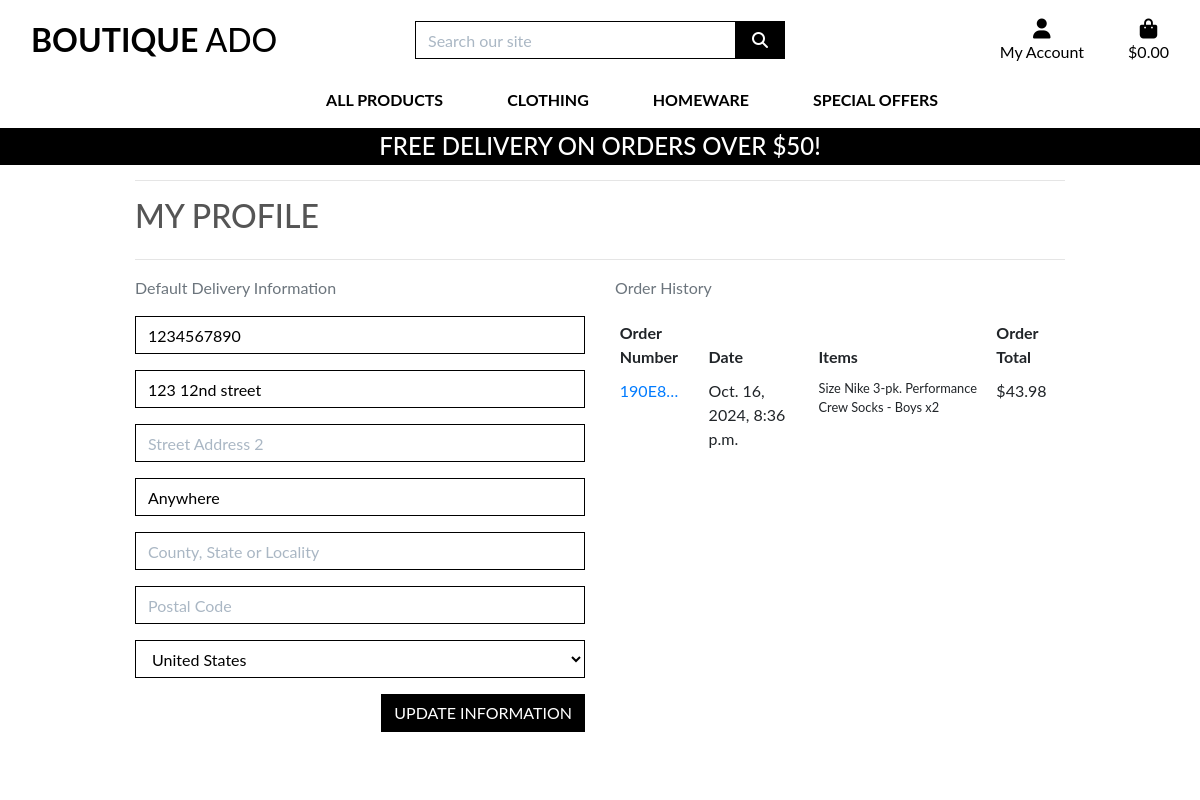
/profile/ (signed in), run on the app's committed database.
### profiles/models.py (models this page shows, shortened)
class UserProfile(models.Model):
    user = models.OneToOneField(User, on_delete=models.CASCADE)
    default_phone_number = models.CharField(
        max_length=20, null=True, blank=True)
    default_street_address1 = models.CharField(
        max_length=80, null=True, blank=True)
    default_street_address2 = models.CharField(
        max_length=80, null=True, blank=True)
    default_town_or_city = models.CharField(
        max_length=40, null=True, blank=True)
    default_county = models.CharField(max_length=80, null=True, blank=True)
    default_postcode = models.CharField(max_length=20, null=True, blank=True)
    default_country = CountryField(
        blank_label='Country', null=True, blank=True)

### checkout/models.py (models this page shows, shortened)
class Order(models.Model):
    order_number = models.CharField(max_length=32, null=False, editable=False)
    user_profile = models.ForeignKey(UserProfile, on_delete=models.SET_NULL,
                                     null=True, blank=True,
                                     related_name='orders')
    full_name = models.CharField(max_length=50, null=False, blank=False)
    email = models.EmailField(max_length=254, null=False, blank=False)
    phone_number = models.CharField(max_length=20, null=False, blank=False)
    country = CountryField(blank_label='Country *',
                           max_length=40, null=False, blank=False)
    postcode = models.CharField(max_length=20, null=True, blank=True)
    town_or_city = models.CharField(max_length=40, null=False, blank=False)
    street_address1 = models.CharField(max_length=80, null=False, blank=False)
    street_address2 = models.CharField(max_length=80, null=True, blank=True)
    county = models.CharField(max_length=80, null=True, blank=True)
    date = models.DateTimeField(auto_now_add=True)
    delivery_cost = models.DecimalField(
        max_digits=6, decimal_places=2, null=False, default=0)
    order_total = models.DecimalField(
        max_digits=10, decimal_places=2, null=False, default=0)
    grand_total = models.DecimalField(
        max_digits=10, decimal_places=2, null=False, default=0)
    original_bag = models.TextField(null=False, blank=False, default='')
    stripe_pid = models.CharField(
        max_length=254, null=False, blank=False, default='')

class OrderLineItem(models.Model):
    order = models.ForeignKey(
        Order, null=False, blank=False, on_delete=models.CASCADE,
        related_name='lineitems')
    product = models.ForeignKey(
        Product, null=False, blank=False, on_delete=models.CASCADE)
    product_size = models.CharField(
        max_length=2, null=True, blank=True)  # XS, S, M, L, XL
    quantity = models.IntegerField(null=False, blank=False, default=0)
    lineitem_total = models.DecimalField(
        max_digits=6, decimal_places=2, null=False,
        blank=False, editable=False)

### products/models.py (models this page shows, shortened)
class Product(models.Model):
    category = models.ForeignKey(
        'Category', null=True, blank=True, on_delete=models.SET_NULL)
    sku = models.CharField(max_length=254, null=True, blank=True)
    name = models.CharField(max_length=254)
    description = models.TextField()
    has_sizes = models.BooleanField(default=False, null=True, blank=True)
    price = models.DecimalField(max_digits=6, decimal_places=2)
    rating = models.DecimalField(
        max_digits=6, decimal_places=2, null=True, blank=True)
    image_url = models.URLField(max_length=1024, null=True, blank=True)
    image = models.ImageField(null=True, blank=True)

### profiles/views.py (the view)
# urls.py: path('profile/', include('profiles.urls')),
@login_required
def profile(request):
    profile = get_object_or_404(UserProfile, user=request.user)
    if request.method == 'POST':
        form = UserProfileForm(request.POST, instance=profile)
        if form.is_valid():
            form.save()
            messages.success(request, 'Profile updated successfully')
        else:
            messages.error(request, 'Update failed. Please ensure the form is valid.')
    else:
        form = UserProfileForm(instance=profile)
    orders = profile.orders.all()
    template = 'profiles/profile.html'
    context = {
        'form': form,
        'orders': orders,
        'on_profile_page': True
    }
    return render(request, template, context)

### profiles/forms.py
class UserProfileForm(forms.ModelForm):
    class Meta:
        model = UserProfile
        exclude = ('user',)
    def __init__(self, *args, **kwargs):
        super().__init__(*args, **kwargs)
        placeholders = {
            'default_phone_number': 'Phone Number',
            'default_postcode': 'Postal Code',
            'default_town_or_city': 'Town or City',
            'default_street_address1': 'Street Address 1',
            'default_street_address2': 'Street Address 2',
            'default_county': 'County, State or Locality',
        }
        self.fields['default_phone_number'].widget.attrs['autofocus'] = True
        for field in self.fields:
            if field != 'default_country':
                if self.fields[field].required:
                    placeholder = f'{placeholders[field]} *'
                else:
                    placeholder = placeholders[field]
                self.fields[field].widget.attrs['placeholder'] = placeholder
            self.fields[field].widget.attrs['class'] = 'border-black rounded-0 profile-form-input'
            self.fields[field].label = False

### bag/contexts.py (called while the page is built, shortened)
def bag_contents(request):
    bag_items = []
    total = 0
    product_count = 0
    bag = request.session.get('bag', {})
    if total < settings.FREE_DELIVERY_THRESHOLD:
        delivery = total * Decimal(settings.STANDARD_DELIVERY_PERCENTAGE / 100)
        free_delivery_delta = settings.FREE_DELIVERY_THRESHOLD - total
    else:
        delivery = 0
        free_delivery_delta = 0
    grand_total = delivery + total
    context = {
        'bag_items': bag_items,
        'total': total,
        'product_count': product_count,
        'delivery': delivery,
        'free_delivery_delta': free_delivery_delta,
        'free_delivery_threshold': settings.FREE_DELIVERY_THRESHOLD,
        'grand_total': grand_total,
    }
    return context

### profiles/templates/profiles/profile.html (shortened to what this page needs)
{% extends "base.html" %}
{% load static %}
{% block extra_css %}
    <link rel="stylesheet" href="{% static 'profiles/css/profile.css' %}">
{% endblock %}
{% block page_header %}
    <div class="container header-container">
    </div>
{% endblock %}
{% block content %}
    <div class="overlay"></div>
    <div class="container">
        <div class="row">
            <div class="col">
                <hr>
                <h2 class="logo-font mb-4">My Profile</h2>
                <hr>
            </div>
        </div>
        <div class="row">
            <div class="col-12 col-lg-6">
                <p class="text-muted">Default Delivery Information</p>
                <form class="mt-3" action="{% url 'profile' %}" method="POST" id="profile-update-form">
                    {{ form|crispy }}
                    <button class="btn btn-black rounded-0 text-uppercase float-right">Update Information</button>
                </form>
            </div>
            <div class="col-12 col-lg-6">
                <p class="text-muted">Order History</p>
                <div class="order-history table-responsive">
                    <table class="table table-sm table-borderless">
                        <thead>
                            <tr>
                                <th>Order Number</th>
                                <th>Date</th>
                                <th>Items</th>
                                <th>Order Total</th>
                            </tr>
                        </thead>
                        <tbody>
                            {% for order in orders %}
                                <tr>
                                    <td>
                                        <a href="{% url 'order_history' order.order_number %}"
                                        title="{{ order.order_number }}">
                                            {{ order.order_number|truncatechars:6 }}
                                        </a>
                                    </td>
                                    <td>{{ order.date }}</td>
                                    <td>
                                        <ul class="list-unstyled">
                                            {% for item in order.lineitems.all %}
                                                <li class="small">
                                                    {% if item.product.has_sizes %}
                                                        Size {{ item.product.size|upper }}
                                                    {% endif %}{{ item.product.name }} x{{ item.quantity }}
                                                </li>
                                            {% endfor %}
                                        </ul>
                                    </td>
                                    <td>${{ order.grand_total }}</td>
                                </tr>
                            {% endfor %}
                        </tbody>
                    </table>
                </div>
            </div>
        </div>
{% endblock %}

### static/css/base.css (style rules this page uses)
html { height: 100%; }
body { background: url('/media/homepage_background_cropped.jpg') no-repeat center center fixed; background-size: cover; height: calc(100vh - 164px); color: #555; font-family: 'Lato'; }
.logo-font { text-transform: uppercase; }
.btn-black { background: black; color: white; }
.border-black { border: 1px solid black !important; }
.overlay { height: 100%; width: 100%; top: 0; left: 0; position: fixed; background: white; z-index: -1; }
@media (min-width: 1200px) { .container { max-width: 80%; } }
@media (min-width: 992px) { .header-container { padding-top: 164px; } }

### profiles/static/profiles/css/profile.css (style rules this page uses)
.order-history { max-height: 416px; overflow-y: auto; }
#profile-update-form .form-control { color: #000; }
#profile-update-form input::placeholder { color: #aab7c4; }
#id_default_country, #id_default_country option:not(:first-child) { color: #000; }

### data on the page
UserProfile: default_phone_number "1234567890", default_street_address1 "123 12nd street", default_town_or_city "Anywhere", default_country "United States"
Order: order_number "190E8…", date "Oct. 16, 2024, 8:36 p.m.", grand_total "43.98"
OrderLineItem: product.name "Nike 3-pk. Performance Crew Socks - Boys", quantity "2"

### other printed values
{{ free_delivery_threshold }} "50"
